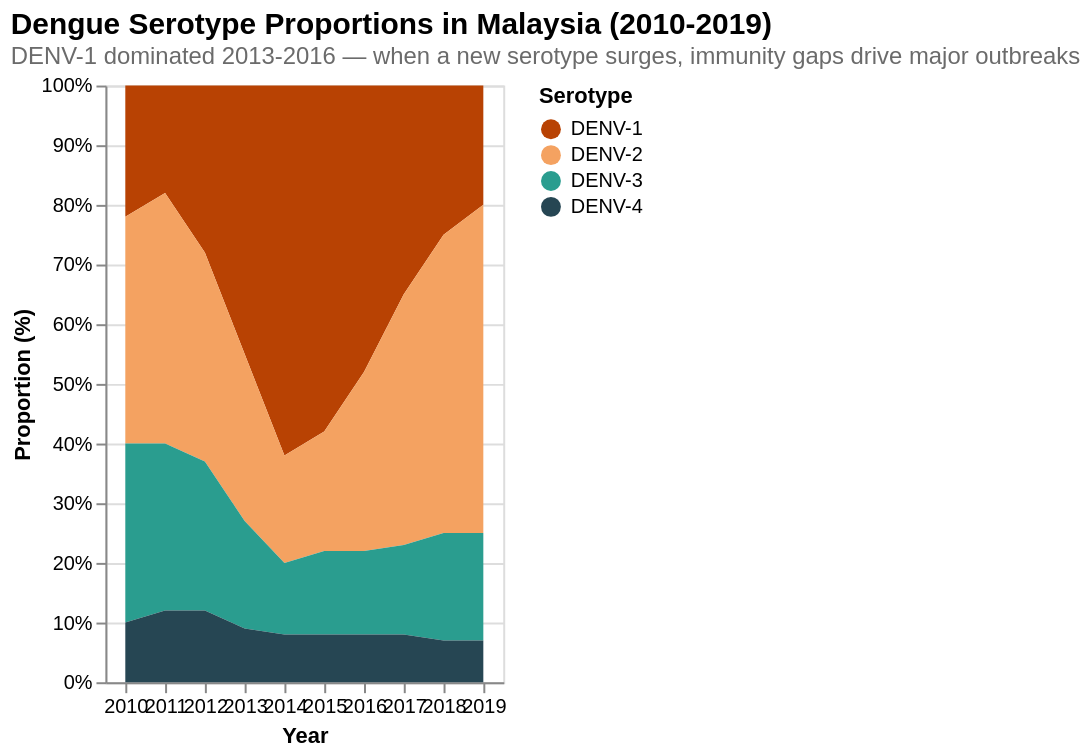

The Vega-Lite source for this figure:
### Vega-Lite specification from a JSON file in a GitHub repository (floating-point values rounded to 4 significant figures)
{"$schema": "https://vega.github.io/schema/vega-lite/v5.json", "width": "container", "height": 300, "title": {"text": "Dengue Serotype Proportions in Malaysia (2010-2019)", "subtitle": "DENV-1 dominated 2013-2016 — when a new serotype surges, immunity gaps drive major outbreaks", "fontSize": 15, "subtitleFontSize": 12, "subtitleColor": "#6B6B6B", "anchor": "start"}, "data": {"values": [{"year": 2010, "serotype": "DENV-1", "proportion": 22}, {"year": 2010, "serotype": "DENV-2", "proportion": 38}, {"year": 2010, "serotype": "DENV-3", "proportion": 30}, {"year": 2010, "serotype": "DENV-4", "proportion": 10}, {"year": 2011, "serotype": "DENV-1", "proportion": 18}, {"year": 2011, "serotype": "DENV-2", "proportion": 42}, {"year": 2011, "serotype": "DENV-3", "proportion": 28}, {"year": 2011, "serotype": "DENV-4", "proportion": 12}, {"year": 2012, "serotype": "DENV-1", "proportion": 28}, {"year": 2012, "serotype": "DENV-2", "proportion": 35}, {"year": 2012, "serotype": "DENV-3", "proportion": 25}, {"year": 2012, "serotype": "DENV-4", "proportion": 12}, {"year": 2013, "serotype": "DENV-1", "proportion": 45}, {"year": 2013, "serotype": "DENV-2", "proportion": 28}, {"year": 2013, "serotype": "DENV-3", "proportion": 18}, {"year": 2013, "serotype": "DENV-4", "proportion": 9}, {"year": 2014, "serotype": "DENV-1", "proportion": 62}, {"year": 2014, "serotype": "DENV-2", "proportion": 18}, {"year": 2014, "serotype": "DENV-3", "proportion": 12}, {"year": 2014, "serotype": "DENV-4", "proportion": 8}, {"year": 2015, "serotype": "DENV-1", "proportion": 58}, {"year": 2015, "serotype": "DENV-2", "proportion": 20}, {"year": 2015, "serotype": "DENV-3", "proportion": 14}, {"year": 2015, "serotype": "DENV-4", "proportion": 8}, {"year": 2016, "serotype": "DENV-1", "proportion": 48}, {"year": 2016, "serotype": "DENV-2", "proportion": 30}, {"year": 2016, "serotype": "DENV-3", "proportion": 14}, {"year": 2016, "serotype": "DENV-4", "proportion": 8}, {"year": 2017, "serotype": "DENV-1", "proportion": 35}, {"year": 2017, "serotype": "DENV-2", "proportion": 42}, {"year": 2017, "serotype": "DENV-3", "proportion": 15}, {"year": 2017, "serotype": "DENV-4", "proportion": 8}, {"year": 2018, "serotype": "DENV-1", "proportion": 25}, {"year": 2018, "serotype": "DENV-2", "proportion": 50}, {"year": 2018, "serotype": "DENV-3", "proportion": 18}, {"year": 2018, "serotype": "DENV-4", "proportion": 7}, {"year": 2019, "serotype": "DENV-1", "proportion": 20}, {"year": 2019, "serotype": "DENV-2", "proportion": 55}, {"year": 2019, "serotype": "DENV-3", "proportion": 18}, {"year": 2019, "serotype": "DENV-4", "proportion": 7}]}, "mark": {"type": "area"}, "encoding": {"x": {"field": "year", "type": "ordinal", "title": "Year", "axis": {"labelAngle": 0}}, "y": {"field": "proportion", "type": "quantitative", "title": "Proportion (%)", "stack": "normalize", "axis": {"format": ".0%"}}, "color": {"field": "serotype", "type": "nominal", "title": "Serotype", "scale": {"domain": ["DENV-1", "DENV-2", "DENV-3", "DENV-4"], "range": ["#B84203", "#F4A261", "#2A9D8F", "#264653"]}}, "tooltip": [{"field": "year", "type": "ordinal", "title": "Year"}, {"field": "serotype", "type": "nominal", "title": "Serotype"}, {"field": "proportion", "type": "quantitative", "title": "Proportion (%)", "format": ".0f"}]}}
